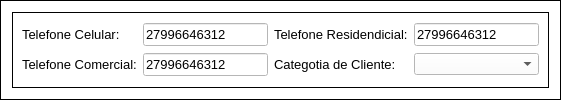
            <widget class="QFrame" name="frame_5">
             <property name="styleSheet">
              <string notr="true">background-color: rgb(255, 255, 255);</string>
             </property>
             <property name="frameShape">
              <enum>QFrame::Box</enum>
             </property>
             <property name="frameShadow">
              <enum>QFrame::Plain</enum>
             </property>
             <layout class="QGridLayout" name="gridLayout_16">
              <item row="0" column="0">
               <widget class="QFrame" name="frame_26">
                <property name="frameShape">
                 <enum>QFrame::Box</enum>
                </property>
                <property name="frameShadow">
                 <enum>QFrame::Plain</enum>
                </property>
                <layout class="QGridLayout" name="gridLayout_13">
                 <item row="0" column="0">
                  <widget class="QLabel" name="label_46">
                   <property name="font">
                    <font>
                     <family>Arial</family>
                     <pointsize>10</pointsize>
                    </font>
                   </property>
                   <property name="text">
                    <string>Telefone Celular:</string>
                   </property>
                  </widget>
                 </item>
                 <item row="0" column="1">
                  <widget class="QLineEdit" name="telCell">
                   <property name="font">
                    <font>
                     <family>Arial</family>
                     <pointsize>10</pointsize>
                    </font>
                   </property>
                   <property name="styleSheet">
                    <string notr="true">background-color: rgb(255, 255, 255);</string>
                   </property>
                   <property name="text">
                    <string>27996646312</string>
                   </property>
                  </widget>
                 </item>
                 <item row="0" column="2">
                  <widget class="QLabel" name="label_47">
                   <property name="font">
                    <font>
                     <family>Arial</family>
                     <pointsize>10</pointsize>
                    </font>
                   </property>
                   <property name="text">
                    <string>Telefone Residendicial:</string>
                   </property>
                  </widget>
                 </item>
                 <item row="0" column="3">
                  <widget class="QLineEdit" name="telResid">
                   <property name="font">
                    <font>
                     <family>Arial</family>
                     <pointsize>10</pointsize>
                    </font>
                   </property>
                   <property name="styleSheet">
                    <string notr="true">background-color: rgb(255, 255, 255);</string>
                   </property>
                   <property name="text">
                    <string>27996646312</string>
                   </property>
                  </widget>
                 </item>
                 <item row="1" column="0">
                  <widget class="QLabel" name="label_45">
                   <property name="font">
                    <font>
                     <family>Arial</family>
                     <pointsize>10</pointsize>
                    </font>
                   </property>
                   <property name="text">
                    <string>Telefone Comercial:</string>
                   </property>
                  </widget>
                 </item>
                 <item row="1" column="1">
                  <widget class="QLineEdit" name="telCom">
                   <property name="font">
                    <font>
                     <family>Arial</family>
                     <pointsize>10</pointsize>
                    </font>
                   </property>
                   <property name="styleSheet">
                    <string notr="true">background-color: rgb(255, 255, 255);</string>
                   </property>
                   <property name="text">
                    <string>27996646312</string>
                   </property>
                  </widget>
                 </item>
                 <item row="1" column="2">
                  <widget class="QLabel" name="label_48">
                   <property name="font">
                    <font>
                     <family>Arial</family>
                     <pointsize>10</pointsize>
                    </font>
                   </property>
                   <property name="text">
                    <string>Categotia de Cliente:</string>
                   </property>
                  </widget>
                 </item>
                 <item row="1" column="3">
                  <widget class="QComboBox" name="catCliente">
                   <property name="font">
                    <font>
                     <family>Arial</family>
                    </font>
                   </property>
                   <property name="cursor">
                    <cursorShape>PointingHandCursor</cursorShape>
                   </property>
                   <property name="styleSheet">
                    <string notr="true">background-color: rgb(255, 255, 255);
color: rgb(0, 0, 0);</string>
                   </property>
                  </widget>
                 </item>
                </layout>
               </widget>
              </item>
             </layout>
            </widget>
